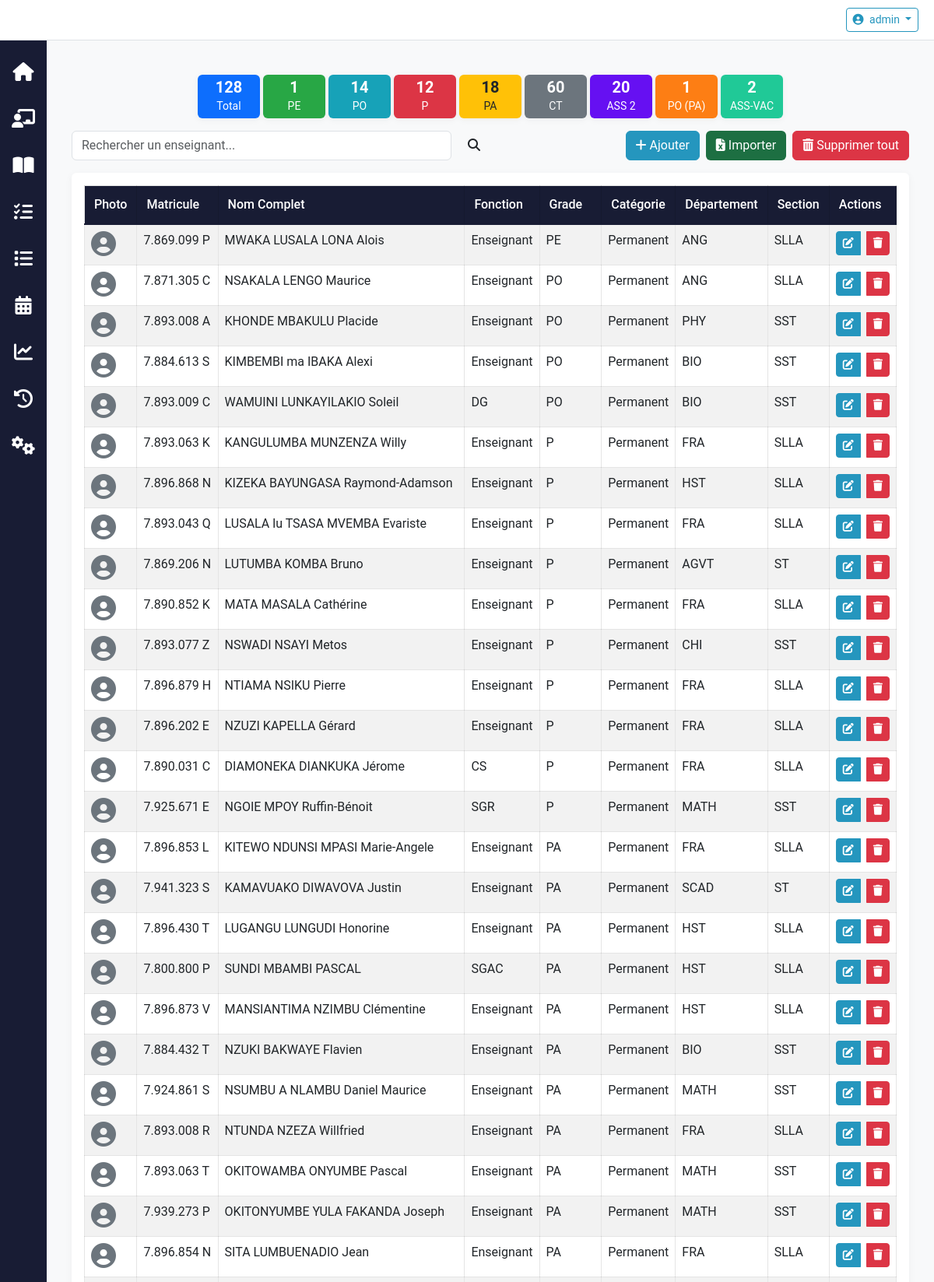
/teachers/ (signed in, upper part), run on the app's committed database.
### teachers/models.py (models this page shows, shortened)
class Teacher(models.Model):
    organisation = models.ForeignKey('accounts.Organisation', on_delete=models.CASCADE, related_name='teachers', verbose_name='Organisation', null=True, blank=True)
    photo = models.ImageField(upload_to='teacher_photos/', null=True, blank=True)
    matricule = models.CharField(max_length=20, unique=True)
    nom_complet = models.CharField(max_length=100)
    fonction = models.CharField(max_length=50)
    grade = models.CharField(max_length=50, default='ASS1')
    section = models.CharField(max_length=50, null=True, blank=True)
    categorie = models.CharField(max_length=25)
    departement = models.CharField(max_length=50)

### teachers/views.py (the view, shortened to what this page needs)
# urls.py: path('', views.TeacherListView.as_view(), name='list'),
class TeacherListView(ListView):
    model = Teacher
    template_name = 'teachers/teacher_list.html'
    context_object_name = 'teachers'
    def get_queryset(self):
        from accounts.organisation_utils import filter_queryset_by_organisation
        queryset = Teacher.objects.all()
        queryset = filter_queryset_by_organisation(queryset, self.request.user, field_name='section')
        search_query = self.request.GET.get('search')
        return queryset
    def get_context_data(self, **kwargs):
        from accounts.organisation_utils import filter_queryset_by_organisation
        context = super().get_context_data(**kwargs)
        filtered_teachers = filter_queryset_by_organisation(Teacher.objects, self.request.user, field_name='section')
        context['total_teachers'] = filtered_teachers.count()
        grades = filtered_teachers.values_list('grade', flat=True).distinct()
        context['stats_by_grade'] = {grade: filtered_teachers.filter(grade=grade).count() for grade in grades}
        return context

### teachers/templates/teachers/teacher_list.html (shortened to what this page needs)
{% extends 'base.html' %}
{% load static %}
{% block content %}
<div class="container mt-4">
    <div class="mb-3">
        <div class="row g-1 justify-content-center">
            <div class="col-auto">
                <div class="card bg-primary text-white" style="min-width: 80px; max-width: 80px;">
                    <div class="card-body p-1 text-center">
                        <h5 class="mb-0 fw-bold">{{ total_teachers }}</h5>
                        <small>Total</small>
                    </div>
                </div>
            </div>
            {% for grade, count in stats_by_grade.items %}
            <div class="col-auto">
                {% with forloop.counter0 as index %}
                    {% if index == 0 %}
                        <div class="card text-white" style="min-width: 80px; max-width: 80px; background-color: #28a745;">
                    {% elif index == 1 %}
                        <div class="card text-white" style="min-width: 80px; max-width: 80px; background-color: #17a2b8;">
                    {% elif index == 2 %}
                        <div class="card text-white" style="min-width: 80px; max-width: 80px; background-color: #dc3545;">
                    {% elif index == 3 %}
                        <div class="card text-dark" style="min-width: 80px; max-width: 80px; background-color: #ffc107;">
                    {% elif index == 4 %}
                        <div class="card text-white" style="min-width: 80px; max-width: 80px; background-color: #6c757d;">
                    {% elif index == 5 %}
                        <div class="card text-white" style="min-width: 80px; max-width: 80px; background-color: #6610f2;">
                    {% elif index == 6 %}
                        <div class="card text-white" style="min-width: 80px; max-width: 80px; background-color: #fd7e14;">
                    {% elif index == 7 %}
                        <div class="card text-white" style="min-width: 80px; max-width: 80px; background-color: #20c997;">
                    {% elif index == 8 %}
                        <div class="card text-white" style="min-width: 80px; max-width: 80px; background-color: #e83e8c;">
                    {% elif index == 9 %}
                        <div class="card text-white" style="min-width: 80px; max-width: 80px; background-color: #007bff;">
                    {% elif index == 10 %}
                        <div class="card text-white" style="min-width: 80px; max-width: 80px; background-color: #5a6268;">
                    {% elif index == 11 %}
                        <div class="card text-white" style="min-width: 80px; max-width: 80px; background-color: #1e7e34;">
                    {% elif index == 12 %}
                        <div class="card text-white" style="min-width: 80px; max-width: 80px; background-color: #0062cc;">
                    {% elif index == 13 %}
                        <div class="card text-white" style="min-width: 80px; max-width: 80px; background-color: #bd2130;">
                    {% elif index == 14 %}
                        <div class="card text-white" style="min-width: 80px; max-width: 80px; background-color: #9f5800;">
                    {% else %}
                        <div class="card text-white" style="min-width: 80px; max-width: 80px; background-color: #343a40;">
                    {% endif %}
                {% endwith %}
                    <div class="card-body p-1 text-center">
                        <h5 class="mb-0 fw-bold">{{ count }}</h5>
                        <small>{{ grade|default:"Non défini"|truncatechars:15 }}</small>
                    </div>
                </div>
            </div>
            {% endfor %}
        </div>
    </div>
            <div class="d-flex align-items-center mb-3">
                <div style="width: 50%;">
                    <form method="get" action="{% url 'teachers:list' %}" class="d-flex search-form">
                        <input type="text" name="search" class="form-control" placeholder="Rechercher un enseignant..." value="{{ request.GET.search }}">
                        <button type="submit" class="btn ms-2 btn-blue">
                            <i class="fas fa-search"></i>
                        </button>
                    </form>
                </div>
                {% if can_edit_courses_teachers %}
                <div class="d-flex gap-2">
                    <a href="{% url 'teachers:create' %}" class="btn btn-primary">
                        <i class="fas fa-plus"></i> Ajouter
                    </a>
                    <button type="button" class="btn" style="background-color: #1D6F42; color: white;" data-bs-toggle="modal" data-bs-target="#importModal">
                        <i class="fas fa-file-excel"></i> Importer
                    </button>
                    {% if can_delete_all %}
                    <button type="button" class="btn btn-danger" data-bs-toggle="modal" data-bs-target="#deleteAllModal">
                        <i class="fas fa-trash-alt"></i> Supprimer tout
                    </button>
                    {% endif %}
                </div>
                {% endif %}
            </div>
            <div class="card">
                <div class="card-body">
                    <div class="table-responsive">
                        <table class="table table-striped table-bordered table-responsive-cards">
                            <thead>
                                <tr>
                                    <th>Photo</th>
                                    <th>Matricule</th>
                                    <th>Nom Complet</th>
                                    <th>Fonction</th>
                                    <th>Grade</th>
                                    <th>Catégorie</th>
                                    <th>Département</th>
                                    <th>Section</th>
                                    <th>Actions</th>
                                </tr>
                            </thead>
                            <tbody>
                                {% for teacher in teachers %}
                                <tr>
                                    <td data-label="Photo">
                                        {% if teacher.photo %}
                                        <img src="{{ teacher.photo.url }}" alt="Photo" class="rounded-circle" style="width: 50px; height: 50px; object-fit: cover;">
                                        {% else %}
                                        <i class="fas fa-user-circle fa-2x text-secondary"></i>
                                        {% endif %}
                                    </td>
                                    <td data-label="Matricule">{{ teacher.matricule }}</td>
                                    <td data-label="Nom complet">{{ teacher.nom_complet }}</td>
                                    <td data-label="Fonction">{{ teacher.fonction}}</td>
                                    <td data-label="Grade">{{ teacher.grade}}</td>
                                    <td data-label="Catégorie">{{ teacher.categorie}}</td>
                                    <td data-label="Département">{{ teacher.departement}}</td>
                                    <td data-label="Section">{{ teacher.section }}</td>
                                    <td data-label="Actions">
                                        {% if can_edit_courses_teachers %}
                                        <div class="btn-group">
                                            <a href="{% url 'teachers:update' teacher.pk %}" class="btn btn-sm btn-primary me-2">
                                                <i class="fas fa-edit"></i>
                                            </a>
                                            {% if not is_org_user %}
                                            <a href="{% url 'teachers:delete' teacher.pk %}" class="btn btn-sm btn-danger">
                                                <i class="fas fa-trash"></i>
                                            </a>
                                            {% endif %}
                                        </div>
                                        {% else %}
                                        <span class="text-muted"><i class="fas fa-eye"></i> Lecture seule</span>
                                        {% endif %}
                                    </td>
                                </tr>
                                {% empty %}
                                <tr>
                                    <td colspan="8" class="text-center">Aucun enseignant trouvé</td>
                                </tr>
                                {% endfor %}
                            </tbody>
                        </table>
                    </div>
                </div>
            </div>
        </div>
    </div>
{% endblock %}

### templates/base.html (shortened to what this page needs)
{% load static %}
<!DOCTYPE html>
<html lang="fr">
<head>
    <link href="https://cdn.jsdelivr.net/npm/bootstrap@5.3.0/dist/css/bootstrap.min.css" rel="stylesheet">
    <link rel="stylesheet" href="https://cdnjs.cloudflare.com/ajax/libs/font-awesome/6.4.0/css/all.min.css">
    <link rel="stylesheet" href="https://cdn.jsdelivr.net/npm/bootstrap-icons@1.10.0/font/bootstrap-icons.css">
    <link rel="stylesheet" href="https://cdn.jsdelivr.net/npm/bootstrap-datepicker@1.9.0/dist/css/bootstrap-datepicker.min.css">
    <link rel="stylesheet" href="{% static 'css/style.css' %}">
    <link rel="stylesheet" href="{% static 'css/custom.css' %}">
</head>
<body>
    <header class="header">
        <div class="user-menu dropdown">
            {% if user.is_authenticated %}
                <button class="btn btn-sm btn-outline-primary dropdown-toggle" type="button" id="userMenuDropdown" data-bs-toggle="dropdown" aria-expanded="false">
                    <i class="fas fa-user-circle me-1"></i>
                    {{ user.username }}
                </button>
            {% endif %}
        </div>
    </header>
    <div class="main-container">
        <nav class="sidebar">
            <div class="nav flex-column">
                <a class="nav-link" href="{% url 'home' %}" title="Accueil" data-bs-toggle="tooltip" data-bs-placement="right">
                    <div class="sb-nav-link-icon"><i class="fas fa-home"></i></div>
                </a>
                {% if is_admin or is_administrative_role or is_section_role or is_department_role or is_enseignant or is_gestionnaire %}
                <a class="nav-link" href="{% url 'teachers:list' %}" title="Enseignants" data-bs-toggle="tooltip" data-bs-placement="right">
                    <div class="sb-nav-link-icon"><i class="fas fa-chalkboard-teacher"></i></div>
                </a>
                {% endif %}
                <a class="nav-link" href="{% url 'courses:list' %}" title="Cours (UE)" data-bs-toggle="tooltip" data-bs-placement="right">
                    <div class="sb-nav-link-icon"><i class="fas fa-book-open"></i></div>
                </a>
                {% if is_admin or is_gestionnaire or is_administrative_role or is_section_role or is_department_role or is_org_user %}
                <a class="nav-link" href="{% url 'attribution:attribution_list' %}" title="Attributions" data-bs-toggle="tooltip" data-bs-placement="right">
                    <div class="sb-nav-link-icon"><i class="fas fa-tasks"></i></div>
                </a>
                {% endif %}
                {% if is_admin or is_gestionnaire or is_administrative_role or is_section_role or is_department_role or is_org_user %}
                <a class="nav-link" href="{% url 'attribution:liste_charges' %}" title="Liste des charges" data-bs-toggle="tooltip" data-bs-placement="right">
                    <div class="sb-nav-link-icon"><i class="fas fa-list"></i></div>
                </a>
                {% endif %}
                {% if is_admin or is_gestionnaire or is_administrative_role or is_section_role or is_department_role or is_org_user %}
                <a class="nav-link" href="{% url 'attribution:schedule_builder' %}" title="Horaires" data-bs-toggle="tooltip" data-bs-placement="right">
                    <div class="sb-nav-link-icon"><i class="fas fa-calendar-alt"></i></div>
                </a>
                {% endif %}
                {% if is_admin or is_gestionnaire or is_administrative_role or is_section_role or is_department_role or is_org_user %}
                <a class="nav-link" href="{% url 'tracking:dashboard' %}" title="Suivi" data-bs-toggle="tooltip" data-bs-placement="right">
                    <div class="sb-nav-link-icon"><i class="fas fa-chart-line"></i></div>
                </a>
                {% endif %}
                {% if is_admin and not is_org_user %}
                <a class="nav-link" href="{% url 'tracking:action_history' %}" title="Historique des Actions" data-bs-toggle="tooltip" data-bs-placement="right">
                    <div class="sb-nav-link-icon"><i class="fas fa-history"></i></div>
                </a>
                {% endif %}
                {% if is_admin or is_org_user %}
                <a class="nav-link" href="{% url 'reglage:gestion_entites' %}" title="Réglages" data-bs-toggle="tooltip" data-bs-placement="right">
                    <div class="sb-nav-link-icon"><i class="fas fa-cogs"></i></div>
                </a>
                {% endif %}
            </div>
        </nav>
        <main class="main-content">
            {% block content %}
            {% endblock %}
</body>
</html>

### data on the page
Teacher: matricule "7.869.099 P", nom_complet "MWAKA LUSALA LONA Alois", fonction "Enseignant", grade "PE", categorie "Permanent", departement "ANG", section "SLLA"
Teacher: matricule "7.871.305 C", nom_complet "NSAKALA LENGO Maurice", fonction "Enseignant", grade "PO", categorie "Permanent", departement "ANG", section "SLLA"
Teacher: matricule "7.893.008 A", nom_complet "KHONDE MBAKULU Placide", fonction "Enseignant", grade "PO", categorie "Permanent", departement "PHY", section "SST"
Teacher: matricule "7.884.613 S", nom_complet "KIMBEMBI ma IBAKA Alexi", fonction "Enseignant", grade "PO", categorie "Permanent", departement "BIO", section "SST"
Teacher: matricule "7.893.009 C", nom_complet "WAMUINI LUNKAYILAKIO Soleil", fonction "DG", grade "PO", categorie "Permanent", departement "BIO", section "SST"
Teacher: matricule "7.893.063 K", nom_complet "KANGULUMBA MUNZENZA Willy", fonction "Enseignant", grade "P", categorie "Permanent", departement "FRA", section "SLLA"
Teacher: matricule "7.896.868 N", nom_complet "KIZEKA BAYUNGASA Raymond-Adamson", fonction "Enseignant", grade "P", categorie "Permanent", departement "HST", section "SLLA"
Teacher: matricule "7.893.043 Q", nom_complet "LUSALA lu TSASA MVEMBA Evariste", fonction "Enseignant", grade "P", categorie "Permanent", departement "FRA", section "SLLA"
Teacher: matricule "7.869.206 N", nom_complet "LUTUMBA KOMBA Bruno", fonction "Enseignant", grade "P", categorie "Permanent", departement "AGVT", section "ST"
Teacher: matricule "7.890.852 K", nom_complet "MATA MASALA Cathérine", fonction "Enseignant", grade "P", categorie "Permanent", departement "FRA", section "SLLA"
Teacher: matricule "7.893.077 Z", nom_complet "NSWADI NSAYI Metos", fonction "Enseignant", grade "P", categorie "Permanent", departement "CHI", section "SST"
Teacher: matricule "7.896.879 H", nom_complet "NTIAMA NSIKU Pierre", fonction "Enseignant", grade "P", categorie "Permanent", departement "FRA", section "SLLA"
Teacher: matricule "7.896.202 E", nom_complet "NZUZI KAPELLA Gérard", fonction "Enseignant", grade "P", categorie "Permanent", departement "FRA", section "SLLA"
Teacher: matricule "7.890.031 C", nom_complet "DIAMONEKA DIANKUKA Jérome", fonction "CS", grade "P", categorie "Permanent", departement "FRA", section "SLLA"
Teacher: matricule "7.925.671 E", nom_complet "NGOIE MPOY Ruffin-Bénoit", fonction "SGR", grade "P", categorie "Permanent", departement "MATH", section "SST"
Teacher: matricule "7.896.853 L", nom_complet "KITEWO NDUNSI MPASI Marie-Angele", fonction "Enseignant", grade "PA", categorie "Permanent", departement "FRA", section "SLLA"
Teacher: matricule "7.941.323 S", nom_complet "KAMAVUAKO DIWAVOVA Justin", fonction "Enseignant", grade "PA", categorie "Permanent", departement "SCAD", section "ST"
Teacher: matricule "7.896.430 T", nom_complet "LUGANGU LUNGUDI Honorine", fonction "Enseignant", grade "PA", categorie "Permanent", departement "HST", section "SLLA"
Teacher: matricule "7.800.800 P", nom_complet "SUNDI MBAMBI PASCAL", fonction "SGAC", grade "PA", categorie "Permanent", departement "HST", section "SLLA"
Teacher: matricule "7.896.873 V", nom_complet "MANSIANTIMA NZIMBU Clémentine", fonction "Enseignant", grade "PA", categorie "Permanent", departement "HST", section "SLLA"
Teacher: matricule "7.884.432 T", nom_complet "NZUKI BAKWAYE Flavien", fonction "Enseignant", grade "PA", categorie "Permanent", departement "BIO", section "SST"
Teacher: matricule "7.924.861 S", nom_complet "NSUMBU A NLAMBU Daniel Maurice", fonction "Enseignant", grade "PA", categorie "Permanent", departement "MATH", section "SST"
Teacher: matricule "7.893.008 R", nom_complet "NTUNDA NZEZA Willfried", fonction "Enseignant", grade "PA", categorie "Permanent", departement "FRA", section "SLLA"
Teacher: matricule "7.893.063 T", nom_complet "OKITOWAMBA ONYUMBE Pascal", fonction "Enseignant", grade "PA", categorie "Permanent", departement "MATH", section "SST"
Teacher: matricule "7.939.273 P", nom_complet "OKITONYUMBE YULA FAKANDA Joseph", fonction "Enseignant", grade "PA", categorie "Permanent", departement "MATH", section "SST"
Teacher: matricule "7.896.854 N", nom_complet "SITA LUMBUENADIO Jean", fonction "Enseignant", grade "PA", categorie "Permanent", departement "FRA", section "SLLA"

### other printed values
{{ user.username }} "admin"
{{ total_teachers }} "128"
{{ count }} "1" "14" "12" "18" "60" "20" "1" "2"
{{ grade|default:"Non défini"|truncatechars:15 }} "PE" "PO" "P" "PA" "CT" "ASS 2" "PO (PA)" "ASS-VAC"
